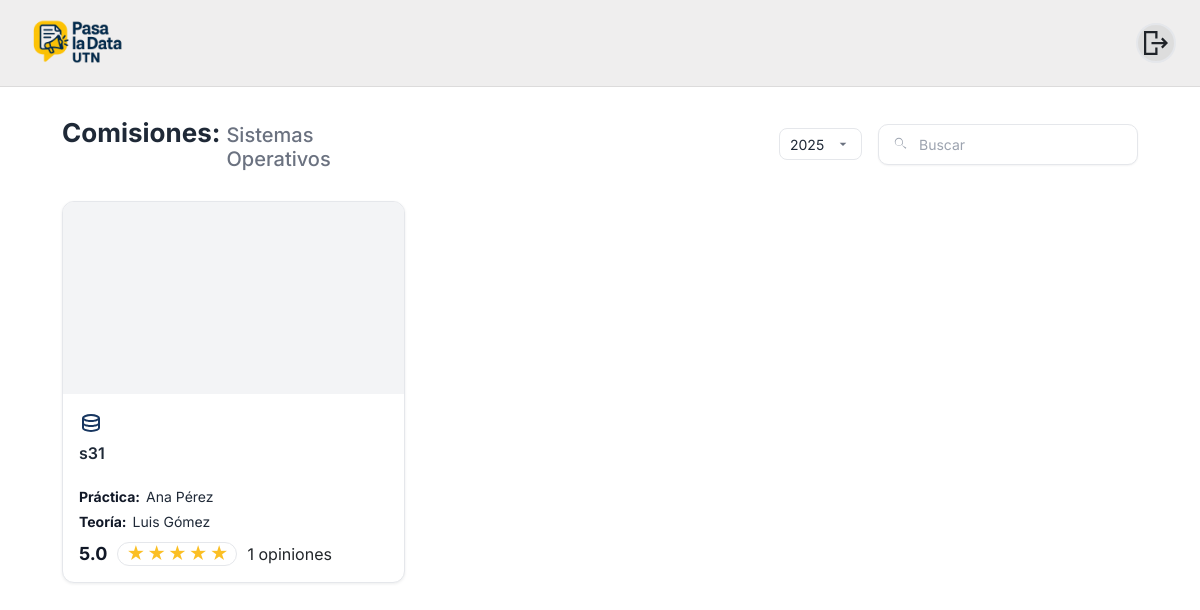
The app's page /academics/materias/2/2025/comisiones/ (signed in) with its own data.
### academics/models.py (models this page shows, shortened)
class Materia(models.Model):
    nombre = models.CharField(max_length=120, unique=True)
    eliminado = models.BooleanField(default=False)
    departamento = models.ForeignKey(Department, on_delete=models.CASCADE, related_name="materias")
    descripcion = models.TextField(blank=True, null=True)
    icono = models.CharField(max_length=4096, blank=True, null=True)
    imagen = models.ImageField(upload_to="materias/", blank=True, null=True)
    created_at = models.DateTimeField(auto_now_add=True)
    active = models.BooleanField(default=True)
    class Meta:
        ordering = ["nombre"]
        verbose_name = "Materia"

class MateriaComisionAnio(models.Model):
    materia = models.ForeignKey(Materia, on_delete=models.CASCADE)
    comision = models.ForeignKey(Comision, on_delete=models.CASCADE)
    anio = models.PositiveSmallIntegerField()
    active = models.BooleanField(default=True)
    titular = models.ForeignKey(
        Usuario,
        on_delete=models.SET_NULL,
        null=True,
        blank=True,
        related_name="materias_como_titular"
    )
    jtp = models.ForeignKey(
        Usuario,
        on_delete=models.SET_NULL,
        null=True,
        blank=True,
        related_name="materias_como_jtp"
    )
    ayudante = models.ForeignKey(
        Usuario,
        on_delete=models.SET_NULL,
        null=True,
        blank=True,
        related_name="materias_como_ayudante"
    )
    class Meta:
        unique_together = ("materia", "comision", "anio")
        ordering = ["-anio", "materia__nombre", "comision__nombre"]

class Comision(models.Model):
    nombre = models.CharField(max_length=120, unique=True)
    icono = models.CharField(max_length=4096, blank=True, null=True)
    imagen = models.ImageField(upload_to="materias/", blank=True, null=True)
    active = models.BooleanField(default=True)
    class Meta:
        ordering = ["nombre"]
        verbose_name = "Comisión"

### academics/views.py (the view)
# urls.py: path("materias/<int:materia_id>/<int:anio>/comisiones/", views.MateriaComisionAnioListView.as_view(), name="materia_comisiones"),
class MateriaComisionAnioListView(LoginRequiredMixin, ListView):
    template_name = "academics/comision.html"
    context_object_name = "mca_list"
    model = MateriaComisionAnio
    def get_queryset(self):
        self.materia = get_object_or_404(Materia, pk=self.kwargs["materia_id"], eliminado=False)
        self.anio = int(self.kwargs.get("anio") or timezone.now().year)
        return (MateriaComisionAnio.objects
                .filter(materia_id=self.materia.pk, anio=self.anio)
                .select_related("comision", "titular", "jtp")
                .order_by("comision__nombre"))
    def get_context_data(self, **kwargs):
        ctx = super().get_context_data(**kwargs)
        system_year = timezone.now().year
        ctx["materia"] = self.materia
        ctx["current_year"] = self.anio
        ctx["year_choices"] = [system_year - i for i in range(6)]
        mca_with_rating = []
        for mca in ctx["mca_list"]:
            agg = (
                ResenaItem.objects
                .filter(
                    target_type="COMISION",
                    resena__mca=mca,
                    comision_id=mca.comision_id,
                )
                .aggregate(
                    promedio=Coalesce(Avg("puntuacion"), Value(0.0)),
                    cantidad=Coalesce(Count("id"), Value(0)),
                )
            )
            promedio = float(agg["promedio"])
            cantidad = int(agg["cantidad"])
            full_stars = max(0, min(5, int(round(promedio)))) if cantidad else 0
            rating = {
                "score": f"{promedio:.1f}" if cantidad else "—",
                "count_text": _count_text(cantidad),
                "full_stars": full_stars,
            }
            mca_with_rating.append((mca, rating))
        ctx["mca_with_rating"] = mca_with_rating
        return ctx

### academics/views.py (called while the page is built)
def _count_text(n: int) -> str:
        return f"{n} opiniones" if n < 1000 else f"{n/1000:.1f} k opiniones"

### academics/templates/academics/comision.html (shortened to what this page needs)
{% extends "base.html" %}
{% load static %}
{% block extra_head %}
<link rel="stylesheet" href="{% static 'academics/css/departamento.css' %}">
{% endblock %}
{% block content %}
<div class="aa-container">
  <div class="aa-toolbar">
    <div class="aa-titles">
  <h2 class="aa-h2">Comisiones:</h2>
  <h2 class="aa-subh2">{{ materia.nombre }}</h2>
</div>
    <div class="aa-filter">
<select id="year">
  {% for y in year_choices %}
    <option value="{{ y }}" {% if y == current_year %}selected{% endif %}>{{ y }}</option>
  {% endfor %}
</select>
</div>
    <div class="aa-search">
      <svg viewBox="0 0 24 24" aria-hidden="true">
        <path
          d="M15.5 14h-.79l-.28-.27a6.471 6.471 0 0 0 1.57-4.23C15.99 6.01 13.48 3.5 10.5 3.5S5 6.01 5 9s2.51 5.5 5.5 5.5c1.61 0 3.09-.59 4.23-1.57l.27.28v.79l4.25 4.25 1.27-1.27L15.5 14Zm-5 0C8.01 14 6 11.99 6 9.5S8.01 5 10.5 5 15 7.01 15 9.5 12.99 14 10.5 14Z" />
      </svg>
      <input id="search" type="text" placeholder="Buscar" autocomplete="off">
    </div>
  </div>
 <section id="grid" class="aa-grid">
  {% for mca, rating in mca_with_rating %}
    {% url 'academics:perfil_comision' materia.id mca.comision.id current_year as comision_url %}
    {% if mca.titular %}{% url 'academics:perfil_profesor' mca.titular.username as titular_url %}{% endif %}
    {% if mca.jtp %}{% url 'academics:perfil_profesor' mca.jtp.username as jtp_url %}{% endif %}
    {% if mca.titular %}
      {% with titular_name=mca.titular.first_name|add:" "|add:mca.titular.last_name %}
        {% if mca.jtp %}
          {% with jtp_name=mca.jtp.first_name|add:" "|add:mca.jtp.last_name %}
            {% include "academics/Components/card.html" with title=mca.comision.nombre image_url=mca.comision.imagen icon=mca.comision.icono badge=mca.comision.badge rating=rating titular=titular_name jtp=jtp_name titular_url=titular_url|default_if_none:"" jtp_url=jtp_url|default_if_none:"" href=comision_url %}
          {% endwith %}
        {% else %}
          {% include "academics/Components/card.html" with title=mca.comision.nombre image_url=mca.comision.imagen icon=mca.comision.icono badge=mca.comision.badge rating=rating titular=titular_name jtp="A confirmar" titular_url=titular_url|default_if_none:"" jtp_url="" href=comision_url %}
        {% endif %}
      {% endwith %}
    {% endif %}
  {% endfor %}
</section>
</div>
{% endblock %}

### academics/templates/academics/Components/card.html (shortened to what this page needs)
{% load static %}
{% block extra_head %}
<link rel="stylesheet" href="{% static 'academics/css/card.css' %}">
{% endblock %}
    <a class="aa-card" href="{{ href }}" data-name="{{ title|lower }}"
    {% if new_tab %}target="_blank" rel="noopener"{% endif %}>
        <div class="aa-thumb">
  </div>
  <div class="aa-body">
    {% if icon %}
      <div class="aa-icon">
        {% if icon.url %}
          <img class="aa-icon-img" src="{{ icon.url }}" alt=""
               onerror="this.remove();">
        {% elif icon|slice:":4" == "<svg" %}
          {{ icon|safe }}
        {% else %}
          <img class="aa-icon-img" src="{{ icon }}" alt=""
               onerror="this.remove();">
        {% endif %}
      </div>
    {% endif %}
        <h3 class="aa-title">{{ title }}</h3>
        {% if titular or jtp %}
        <div class="aa-meta">
            {% if jtp %}
            <div class="aa-row">
                <span class="aa-label">Práctica:</span>
                {% if jtp_url %}
                <a href="{{ jtp_url }}">{{ jtp }}</a>
                {% else %}
                <span class="aa-val">{{ jtp }}</span>
                {% endif %}
            </div>
            {% endif %}
            {% if titular %}
            <div class="aa-row">
                <span class="aa-label">Teoría:</span>
                {% if titular_url %}
                <a href="{{ titular_url }}">{{ titular }}</a>
                {% else %}
                <span class="aa-val">{{ titular }}</span>
                {% endif %}
            </div>
            {% endif %}
        </div>
    {% endif %}
                {% if rating %}
    <div class="pp-rating-row">
        <span class="pp-score">{{ rating.score }}</span>
        <span class="pp-stars-pill">
        <span class="pp-stars" aria-label="rating">
            {% for i in "12345" %}
            {% if forloop.counter <= rating.full_stars %}
                <i>★</i>
            {% else %}
                <i class="off">★</i>
            {% endif %}
            {% endfor %}
        </span>
        </span>
        <span class="pp-opiniones">{{ rating.count_text }}</span>
    </div>
    {% endif %}
        </div>
    </a>

### static/css/app.css (style rules this page uses)
html, body { margin: 0; padding: 0; }
:root { --font-ui: "Inter", system-ui, -apple-system, "Segoe UI", Roboto, Helvetica, Arial, sans-serif; }
html { font-family: var(--font-ui) !important; line-height: 1.5; }
body, input, select, textarea, button { font-family: inherit !important; }
*, *::before, *::after { font-kerning: normal; }

### academics/static/academics/css/departamento.css (style rules this page uses)
.aa-container { max-width: 1200px; margin: 0 auto; padding: 30px 20px; }
.aa-toolbar { display: flex; align-items: center; justify-content: space-between; gap: 16px; margin-bottom: 30px; }
.aa-toolbar h2 { margin: 0; font-weight: 700; font-size: 28px; color: #1f2937; }
.aa-search { display: flex; align-items: center; gap: 8px; border: 1px solid #e5e7eb; border-radius: 10px; padding: 8px 12px; min-width: 260px; background: #fff; box-shadow: 0 1px 2px rgba(16,24,40,.05); }
.aa-search svg { width: 18px; height: 18px; flex: 0 0 auto; fill: #9ca3af; }
.aa-search input { border: 0; outline: 0; width: 100%; background: transparent; font-size: 14px; }
.aa-search input::placeholder { color: #9ca3af; }
.aa-grid { display: grid; grid-template-columns: repeat(auto-fill, minmax(280px, 1fr)); gap: 24px; margin-top: 8px; }
.aa-card { display: flex; flex-direction: column; background: #fff; border-radius: 12px; border: 1px solid #e5e7eb; box-shadow: 0 1px 3px rgba(16,24,40,.08); text-decoration: none; color: inherit; overflow: hidden; transition: transform .18s ease, box-shadow .18s ease; }
.aa-thumb { position: relative; width: 100%; padding-top: 56.25%; overflow: hidden; background: #f3f4f6; }
.aa-body { padding: 16px; display: flex; flex-direction: column; align-items: flex-start; text-align: left; }
.aa-icon { font-size: 22px; line-height: 1; }
.aa-title { margin: 0; font-size: 16px; font-weight: 600; color: #1f2937; }
.aa-toolbar .aa-filter { display:flex; align-items:center; gap:10px; margin-left: 400px; }
.aa-toolbar .aa-filter #year { appearance:none; -webkit-appearance:none; -moz-appearance:none; background:#fff; color:#1f2937; border:1px solid #e5e7eb; border-radius:8px; padding:6px 36px 6px 10px; font-size:14px; height:32px; line-height:20px; outline:0; cursor:pointer; transition:border-color .2s ease, box-shadow .2s ease; background-repeat:no-repeat; background-position:right 10px center; background-size:16px 16px; }
.aa-toolbar .aa-titles { display: inline-flex; align-items: baseline; gap: 6px; }
.aa-toolbar .aa-h2 { margin: 0; font-weight: 700; font-size: 26px; color: #1f2937; }
.aa-toolbar .aa-subh2 { margin: 0; font-weight: 500; font-size: 20px; color: #6b7280; }
.aa-meta { margin-top: 6px; }
.aa-row { display:flex; align-items:center; gap:6px; margin:4px 0; }
.aa-label { font-weight:700; color:#111827; font-size:14px; }
.aa-val, .aa-meta a { font-size:14px; color:#1f2937; }

### academics/static/academics/css/card.css (style rules this page uses)
.aa-card { display: flex; flex-direction: column; background: #fff; border-radius: 12px; border: 1px solid #e5e7eb; box-shadow: 0 1px 3px rgba(16, 24, 40, 0.08); text-decoration: none; color: inherit; overflow: hidden; transition: transform 0.18s ease, box-shadow 0.18s ease; position: relative; }
.aa-thumb { position: relative; width: 100%; padding-top: 56.25%; overflow: hidden; background: #f3f4f6; }
.aa-body { padding: 16px; display: flex; flex-direction: column; align-items: flex-start; text-align: left; flex-grow: 1; }
.aa-icon { font-size: 24px; line-height: 1; margin-bottom: 8px; display: block; }
.aa-title { margin: 0 0 12px 0; font-size: 16px; font-weight: 600; color: #1f2937; line-height: 1.3; }
:root { --pp-star: #fbbf24; --pp-border: #e5e7eb; --pp-muted: #9ca3af; }
.pp-rating-row { display:flex; align-items:center; gap:10px; margin-top:6px; }
.pp-score { font-weight:700; font-size:18px; line-height:1; color:#111827; }
.pp-stars-pill { display:inline-flex; align-items:center; padding:2px 8px; border-radius:999px; border:1px solid var(--pp-border); background:#fff; }
.pp-stars { display:inline-flex; gap:2px; font-size:18px; line-height:1; }
.pp-stars i { color:var(--pp-star); font-style:normal; }

### records on screen
Materia: nombre "Sistemas Operativos"
MateriaComisionAnio: icono (picture), jtp "Ana Pérez", titular "Luis Gómez", score "5.0", count_text "1 opiniones"
Comision: nombre "s31"

### other values on screen
form field value "2025"
